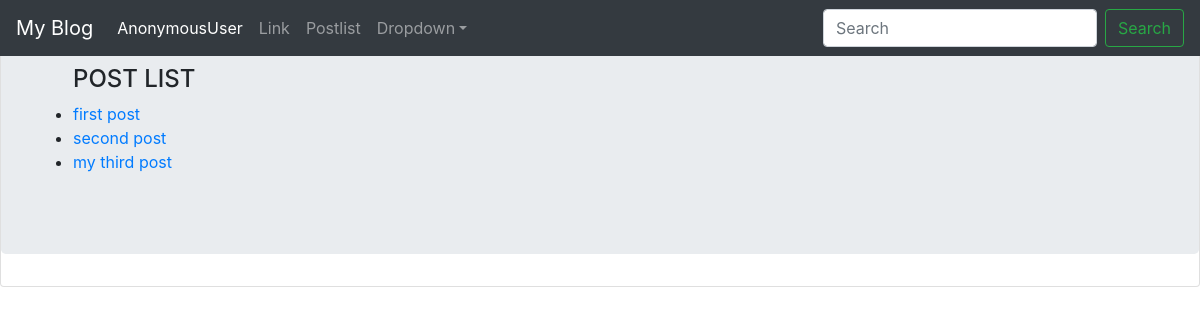
Page /postlist/ on the committed database.
### main/models.py (models this page shows, shortened)
class Tutorial(models.Model):
    author = models.ForeignKey("auth.User",on_delete=models.CASCADE)
    title = models.CharField(max_length=50)
    content = models.TextField()
    published = models.DateTimeField('date published')

### main/views.py (the view)
# urls.py: path('postlist/',views.postlist,name='postlist'),
def postlist(request):
    post_list = Tutorial.objects.all
    return render(request,'main/post_list.html',{'tutorials':post_list})

### main/templates/main/post_list.html
{% extends 'main/base.html' %} {% block content %}
<div class="card">
  <div class="jumbotron">
    <ul>
      <h4>POST LIST</h4>
      {% for tut in tutorials %}
      <li>
        <a href="postdetail/{{ tut.pk }}">{{ tut.title }}</a>
      </li>
      {% endfor %}
    </ul>
  </div>
</div>
{% endblock%}

### rows in the picture
Tutorial: title "first post"
Tutorial: title "second post"
Tutorial: title "my third post"

### other values in the picture
{{ user }} "AnonymousUser"
